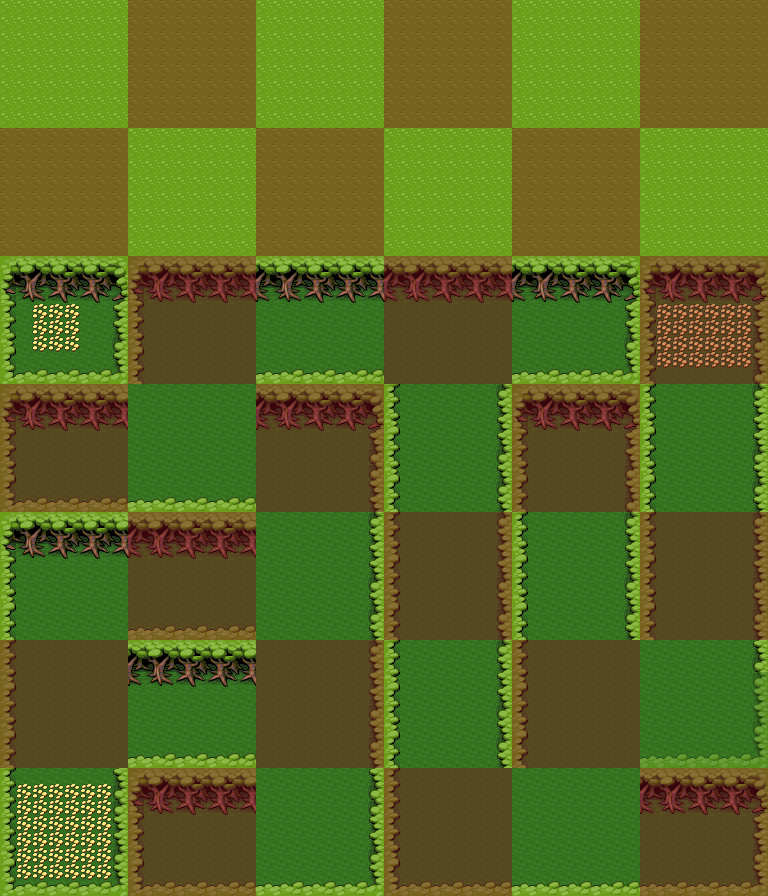

A 2D game scene composited from a Tiled map and its tileset images. What follows is a short description and the map's XML, with each tile layer's data collapsed to a summary:
An orthogonal 48x56 tile map with 16x16 px tiles, 2 tile layers (background, grid).

<map version="1.0" orientation="orthogonal" width="48" height="56" tilewidth="16" tileheight="16">
 <properties>
  <property name="ambient" value="butterfly" />
 </properties>
 <tileset firstgid="1" name="forest" tilewidth="16" tileheight="16">
  <image source="forest.png" width="128" height="208" />
  <tile id="2">
   <properties>
    <property name="wall" value="" />
   </properties>
  </tile>
  <tile id="3">
   <properties>
    <property name="wall" value="" />
   </properties>
  </tile>
  <tile id="4">
   <properties>
    <property name="wall" value="" />
   </properties>
  </tile>
  <tile id="5">
   <properties>
    <property name="wall" value="" />
   </properties>
  </tile>
  <tile id="6">
   <properties>
    <property name="wall" value="" />
   </properties>
  </tile>
  <tile id="7">
   <properties>
    <property name="wall" value="" />
   </properties>
  </tile>
  <tile id="8">
   <properties>
    <property name="wall" value="" />
   </properties>
  </tile>
  <tile id="9">
   <properties>
    <property name="wall" value="" />
   </properties>
  </tile>
  <tile id="10">
   <properties>
    <property name="wall" value="" />
   </properties>
  </tile>
  <tile id="11">
   <properties>
    <property name="wall" value="" />
   </properties>
  </tile>
  <tile id="12">
   <properties>
    <property name="wall" value="" />
   </properties>
  </tile>
  <tile id="13">
   <properties>
    <property name="wall" value="" />
   </properties>
  </tile>
  <tile id="14">
   <properties>
    <property name="wall" value="" />
   </properties>
  </tile>
  <tile id="15">
   <properties>
    <property name="wall" value="" />
   </properties>
  </tile>
  <tile id="16">
   <properties>
    <property name="wall" value="" />
   </properties>
  </tile>
  <tile id="17">
   <properties>
    <property name="wall" value="" />
   </properties>
  </tile>
  <tile id="19">
   <properties>
    <property name="path" value="" />
   </properties>
  </tile>
  <tile id="20">
   <properties>
    <property name="path" value="" />
   </properties>
  </tile>
  <tile id="21">
   <properties>
    <property name="path" value="" />
   </properties>
  </tile>
  <tile id="22">
   <properties>
    <property name="path" value="" />
   </properties>
  </tile>
  <tile id="23">
   <properties>
    <property name="path" value="" />
   </properties>
  </tile>
  <tile id="24">
   <properties>
    <property name="path" value="" />
   </properties>
  </tile>
  <tile id="25">
   <properties>
    <property name="wall" value="" />
   </properties>
  </tile>
  <tile id="26">
   <properties>
    <property name="path" value="" />
   </properties>
  </tile>
  <tile id="27">
   <properties>
    <property name="path" value="" />
   </properties>
  </tile>
  <tile id="28">
   <properties>
    <property name="path" value="" />
   </properties>
  </tile>
  <tile id="29">
   <properties>
    <property name="path" value="" />
   </properties>
  </tile>
  <tile id="30">
   <properties>
    <property name="path" value="" />
   </properties>
  </tile>
  <tile id="31">
   <properties>
    <property name="wall" value="" />
   </properties>
  </tile>
  <tile id="32">
   <properties>
    <property name="wall" value="" />
   </properties>
  </tile>
  <tile id="33">
   <properties>
    <property name="wall" value="" />
   </properties>
  </tile>
  <tile id="34">
   <properties>
    <property name="wall" value="" />
   </properties>
  </tile>
  <tile id="35">
   <properties>
    <property name="wall" value="" />
   </properties>
  </tile>
  <tile id="36">
   <properties>
    <property name="wall" value="" />
   </properties>
  </tile>
  <tile id="37">
   <properties>
    <property name="path" value="" />
   </properties>
  </tile>
  <tile id="38">
   <properties>
    <property name="path" value="" />
   </properties>
  </tile>
  <tile id="39">
   <properties>
    <property name="wall" value="" />
   </properties>
  </tile>
  <tile id="40">
   <properties>
    <property name="wall" value="" />
   </properties>
  </tile>
  <tile id="41">
   <properties>
    <property name="wall" value="" />
   </properties>
  </tile>
  <tile id="42">
   <properties>
    <property name="wall" value="" />
   </properties>
  </tile>
  <tile id="43">
   <properties>
    <property name="wall" value="" />
   </properties>
  </tile>
  <tile id="44">
   <properties>
    <property name="path" value="" />
   </properties>
  </tile>
  <tile id="45">
   <properties>
    <property name="path" value="" />
   </properties>
  </tile>
  <tile id="46">
   <properties>
    <property name="path" value="" />
   </properties>
  </tile>
  <tile id="47">
   <properties>
    <property name="path" value="" />
   </properties>
  </tile>
  <tile id="48">
   <properties>
    <property name="wall" value="" />
   </properties>
  </tile>
  <tile id="49">
   <properties>
    <property name="wall" value="" />
   </properties>
  </tile>
  <tile id="50">
   <properties>
    <property name="wall" value="" />
   </properties>
  </tile>
  <tile id="51">
   <properties>
    <property name="wall" value="" />
   </properties>
  </tile>
  <tile id="52">
   <properties>
    <property name="path" value="" />
   </properties>
  </tile>
  <tile id="53">
   <properties>
    <property name="wall" value="" />
   </properties>
  </tile>
  <tile id="54">
   <properties>
    <property name="wall" value="" />
   </properties>
  </tile>
  <tile id="58">
   <properties>
    <property name="obstacle" value="" />
   </properties>
  </tile>
  <tile id="59">
   <properties>
    <property name="obstacle" value="" />
   </properties>
  </tile>
  <tile id="60">
   <properties>
    <property name="obstacle" value="" />
   </properties>
  </tile>
  <tile id="61">
   <properties>
    <property name="obstacle" value="" />
   </properties>
  </tile>
  <tile id="62">
   <properties>
    <property name="obstacle" value="" />
   </properties>
  </tile>
  <tile id="63">
   <properties>
    <property name="obstacle" value="" />
   </properties>
  </tile>
  <tile id="64">
   <properties>
    <property name="wall" value="" />
   </properties>
  </tile>
  <tile id="65">
   <properties>
    <property name="wall" value="" />
   </properties>
  </tile>
  <tile id="66">
   <properties>
    <property name="wall" value="" />
   </properties>
  </tile>
  <tile id="67">
   <properties>
    <property name="wall" value="" />
   </properties>
  </tile>
  <tile id="68">
   <properties>
    <property name="wall" value="" />
   </properties>
  </tile>
  <tile id="69">
   <properties>
    <property name="wall" value="" />
   </properties>
  </tile>
  <tile id="70">
   <properties>
    <property name="wall" value="" />
   </properties>
  </tile>
  <tile id="71">
   <properties>
    <property name="obstacle" value="" />
   </properties>
  </tile>
  <tile id="72">
   <properties>
    <property name="wall" value="" />
   </properties>
  </tile>
  <tile id="73">
   <properties>
    <property name="wall" value="" />
   </properties>
  </tile>
  <tile id="74">
   <properties>
    <property name="wall" value="" />
   </properties>
  </tile>
  <tile id="75">
   <properties>
    <property name="wall" value="" />
   </properties>
  </tile>
  <tile id="76">
   <properties>
    <property name="wall" value="" />
   </properties>
  </tile>
  <tile id="77">
   <properties>
    <property name="wall" value="" />
   </properties>
  </tile>
  <tile id="78">
   <properties>
    <property name="wall" value="" />
   </properties>
  </tile>
  <tile id="79">
   <properties>
    <property name="wall" value="" />
   </properties>
  </tile>
  <tile id="80">
   <properties>
    <property name="wall" value="" />
   </properties>
  </tile>
  <tile id="81">
   <properties>
    <property name="wall" value="" />
   </properties>
  </tile>
  <tile id="82">
   <properties>
    <property name="wall" value="" />
   </properties>
  </tile>
  <tile id="83">
   <properties>
    <property name="wall" value="" />
   </properties>
  </tile>
  <tile id="84">
   <properties>
    <property name="wall" value="" />
   </properties>
  </tile>
  <tile id="85">
   <properties>
    <property name="wall" value="" />
   </properties>
  </tile>
  <tile id="86">
   <properties>
    <property name="wall" value="" />
   </properties>
  </tile>
  <tile id="87">
   <properties>
    <property name="wall" value="" />
   </properties>
  </tile>
  <tile id="88">
   <properties>
    <property name="obstacle" value="" />
   </properties>
  </tile>
  <tile id="89">
   <properties>
    <property name="obstacle" value="" />
   </properties>
  </tile>
  <tile id="90">
   <properties>
    <property name="obstacle" value="" />
   </properties>
  </tile>
  <tile id="91">
   <properties>
    <property name="obstacle" value="" />
   </properties>
  </tile>
  <tile id="92">
   <properties>
    <property name="obstacle" value="" />
   </properties>
  </tile>
  <tile id="93">
   <properties>
    <property name="obstacle" value="" />
   </properties>
  </tile>
  <tile id="94">
   <properties>
    <property name="obstacle" value="" />
   </properties>
  </tile>
  <tile id="95">
   <properties>
    <property name="obstacle" value="" />
   </properties>
  </tile>
  <tile id="96">
   <properties>
    <property name="obstacle" value="" />
   </properties>
  </tile>
  <tile id="97">
   <properties>
    <property name="obstacle" value="" />
   </properties>
  </tile>
  <tile id="98">
   <properties>
    <property name="obstacle" value="" />
   </properties>
  </tile>
  <tile id="99">
   <properties>
    <property name="obstacle" value="" />
   </properties>
  </tile>
  <tile id="100">
   <properties>
    <property name="obstacle" value="" />
   </properties>
  </tile>
  <tile id="101">
   <properties>
    <property name="obstacle" value="" />
   </properties>
  </tile>
  <tile id="102">
   <properties>
    <property name="obstacle" value="" />
   </properties>
  </tile>
  <tile id="103">
   <properties>
    <property name="obstacle" value="" />
   </properties>
  </tile>
 </tileset>
 <layer name="background" width="48" height="56">
  <data>[2688 cells, 2688 non-empty, 27 distinct tile ids]</data>
 </layer>
 <layer name="grid" width="48" height="56" opacity="0.43">
  <data>[2688 cells, 1408 non-empty, 4 distinct tile ids]</data>
 </layer>
 <objectgroup name="triggers" width="48" height="56" />
</map>
